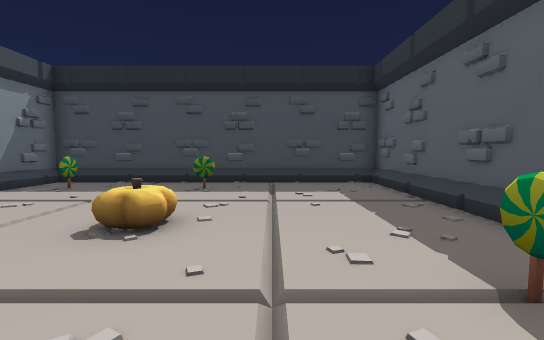
View 1 (above)

19 first-person views from a walk through a 3-D level made in the Godot game engine. The camera is 1.2 m above the floor, tilts 4° down and sees 90° across. The floor is counted in squares, 1 m on a side. Each view is taken from the middle of a square. On the plan, view 1 faces up. The plan holds only what a view shows up to about 13 squares ahead; the rest is blank. The place goes on beyond the plan. Characters and animated objects are not drawn.

View 2
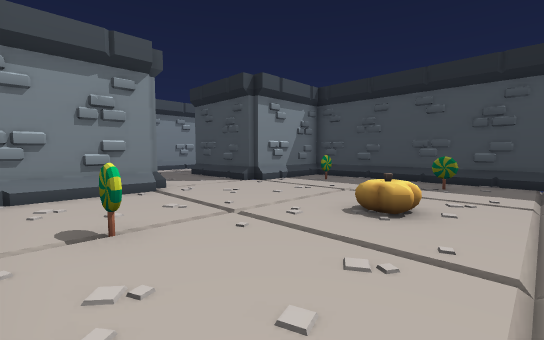

View 3
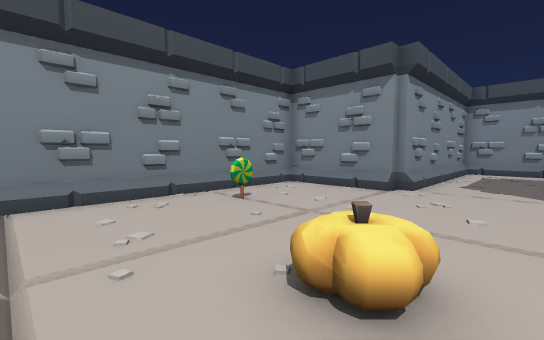

View 4
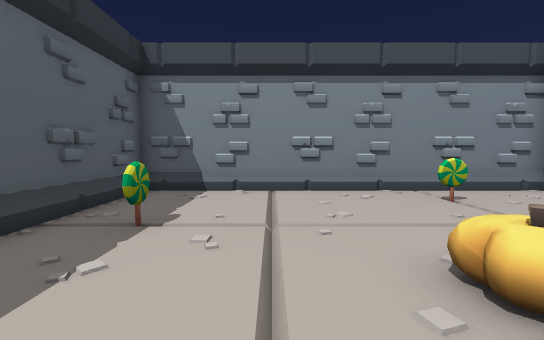

View 5
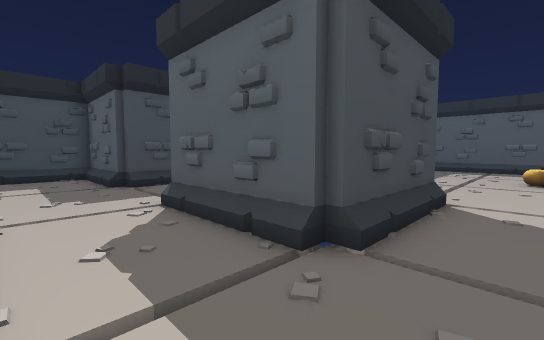

View 6
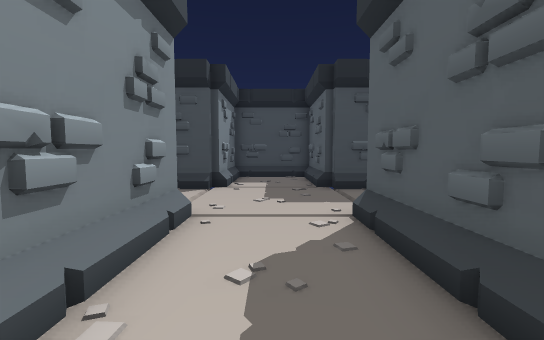

View 7
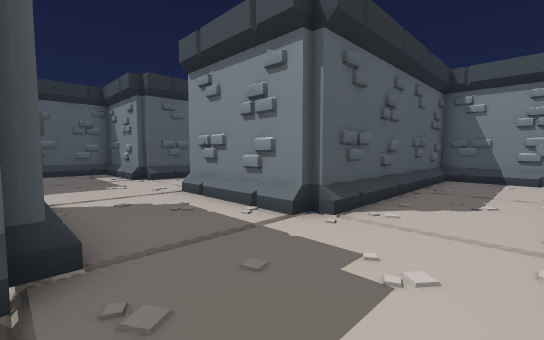

View 8
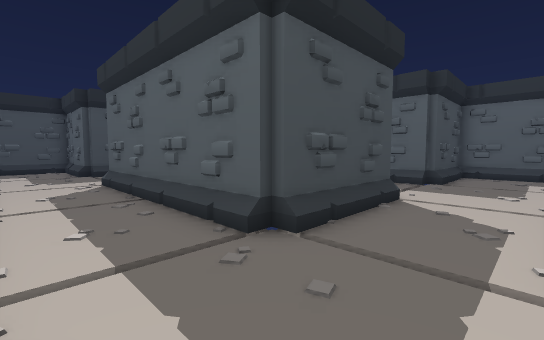

View 9
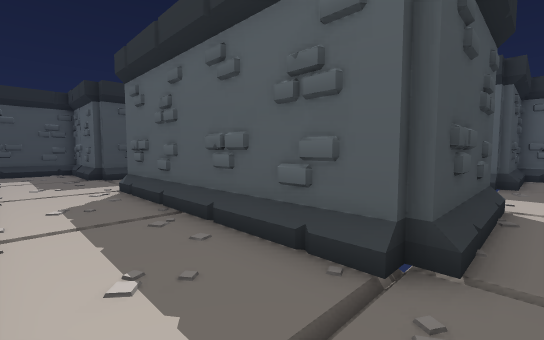

View 10
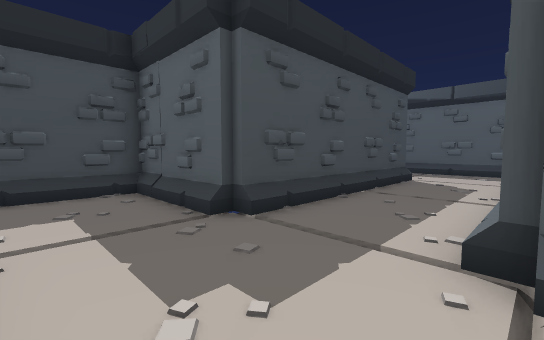

View 11
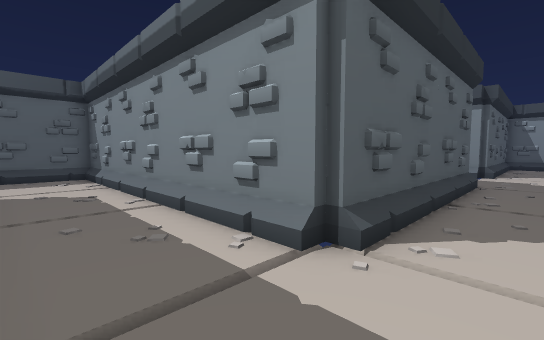

View 12
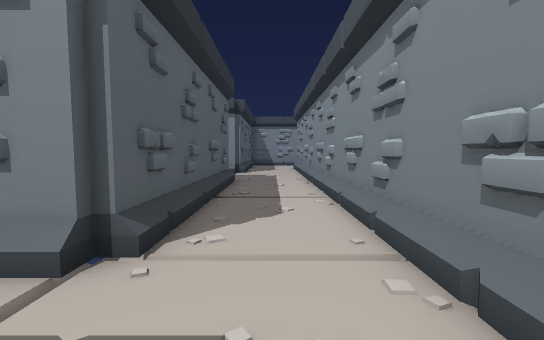

View 13
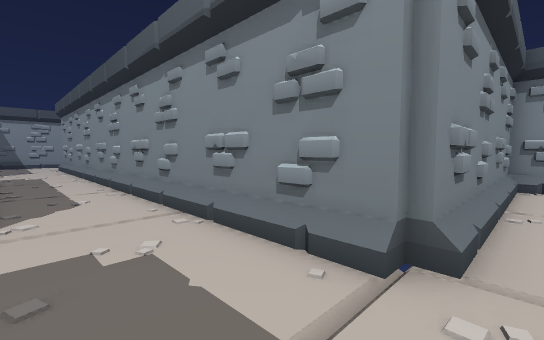

View 14
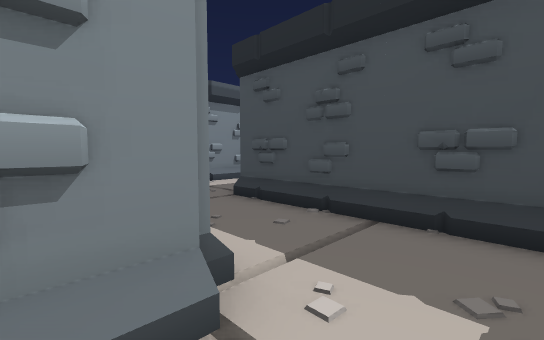

View 15
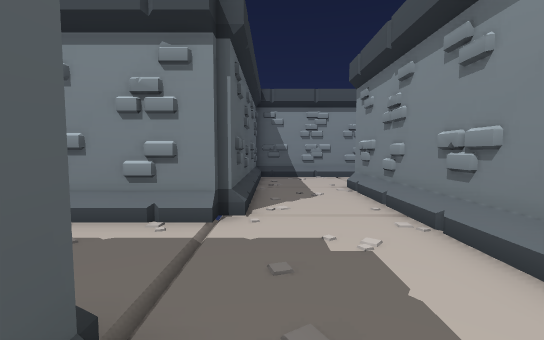

View 16
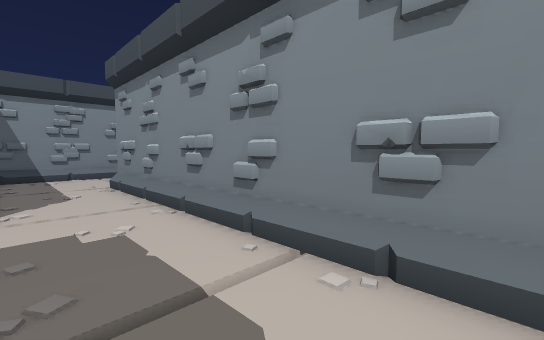

View 17
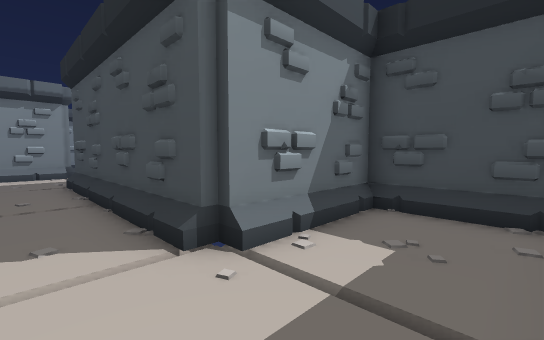

View 18
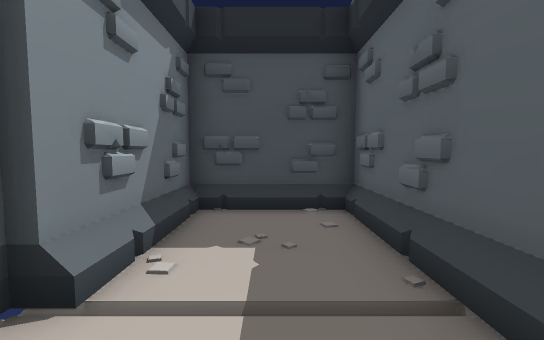

View 19
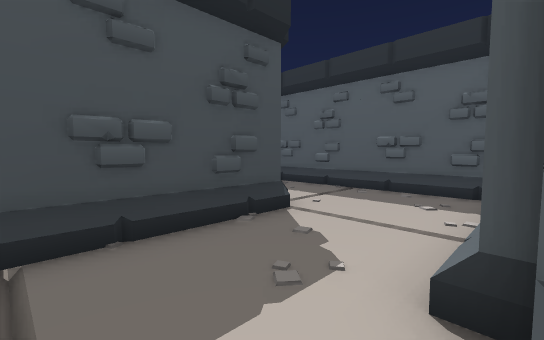

### Floor plan
Points are (right, up) in squares from view 1. A wall is a line through its corners. A room is listed if a view was taken in it or the views show most of it. See-through windows are left out.
Room 1 (views 1, 2, 3, 4, 5, 6, 7, 8, 9, 10, 11, 12, 13, 14, 15, 16, 17, 18)
walls: (-12, 13.5) (-12, 14) (-12.5, 14); (-12.5, 10.2) (-8.2, 10.2) (-8.2, 13.7); (-12.2, 13.7) (-12.2, 17.7) (-15.7, 17.7) (-15.7, 14); (-12.5, 10) (-12, 10) (-12, 10.5); (-15.7, 10) (-15.7, 6.6); (-16, 14) (-16, 13.7) (-20, 13.7) (-20, 14) (-20.5, 14); (-8.5, 13.7) (-12.5, 13.7); (-12, 5.5) (-12, 6) (-12.5, 6); (-20.2, 13.7) (-20.2, 22.5); (-20.2, 10.2) (-16, 10.2); (-15.7, 5) (-15.7, 2.3) (-8, 2.3) (-8, 2) (-7.7, 2) (-7.7, -1.7) (3.8, -1.7) (3.8, 9.8) (-7.7, 9.8) (-7.7, 6); (-20.5, 10) (-20, 10) (-20, 10.5); (-8, 6) (-8, 5.7) (-12.2, 5.7) (-12.2, 10.2); (-20.5, 22) (-20, 22) (-20, 22.5); (-20.5, 22.2) (-8.2, 22.2) (-8.2, 29.8) (-11.7, 29.8) (-11.7, 26); (-24, 5.7) (-28.1, 5.7); (-12, 26.1) (-12, 25.7) (-20, 25.7) (-20, 26) (-20.5, 26); (-25, 2.3) (-20.2, 2.3) (-20.2, 10.5); (-20.2, 25.7) (-20.2, 29.8) (-28, 29.8); (-23.8, 26.3) (-23.8, 6); (-10.4, 29.9) (-10.6, 29.4); (-28.5, 26.3) (-24, 26.3) (-24, 26) (-23.5, 26)
low walls: (-12.5, 13.7) (-12.5, 15.1); (-12.5, 9.5) (-12.5, 10.2); (-8.5, 11) (-8.5, 12.9); (-8.5, 13) (-8.5, 13.7); (-12.5, 6) (-12.5, 9); (-19, 10.5) (-17.6, 10.5); (-20, 10.5) (-19.1, 10.5); (-20.5, 14) (-20.5, 18.4); (-5.9, 8.3) (-5.9, 7.7); (-20.5, 7.1) (-20.5, 8.4); (-20.5, 18.5) (-20.5, 19.4); (-20.5, 19.5) (-20.5, 20.4); (-16.5, 22.5) (-15.6, 22.5); (-20.5, 3) (-20.5, 6.9); (-8.5, 23.1) (-8.5, 24.9); (-20.5, 21.5) (-20.5, 22); (-1.6, 7.9) (-2.4, 7.9); (-20, 22.5) (-17, 22.5); (-23, 2.5) (-21.1, 2.5); (-8.5, 25.1) (-8.5, 27.4); (-4.3, 0.1) (-3.7, 0.1); (-3.7, -0.1) (-4.3, -0.1); (-20.5, 26) (-20.5, 26.9); (-8.5, 27.5) (-8.5, 28.4); (-20.5, 27) (-20.5, 28.4); (1.9, 1.6) (1.9, 2.4); (3.5, 4.1) (3.5, 8.4)
Room 2 (view 19)
walls: (-26, 1.9) (-26, 2.5)

Positions as (right, up) in squares from view 1, and headings:
1: (0, 0), facing up
2: (0, -1), facing up-left
3: (0, 5), facing down-left
4: (0, 6), facing down
5: (-15, 4), facing up-right
6: (-14, 5), facing up
7: (-23, 14), facing down-right
8: (-23, 11), facing up-right
9: (-23, 13), facing up-right
10: (-23, 22), facing up-right
11: (-22, 25), facing down-right
12: (-22, 25), facing down
13: (-21, 27), facing down-left
14: (-22, 25), facing up-left
15: (-21, 15), facing down
16: (-21, 16), facing down-left
17: (-9, 24), facing up-left
18: (-10, 24), facing up
19: (-28, 2), facing up-right
